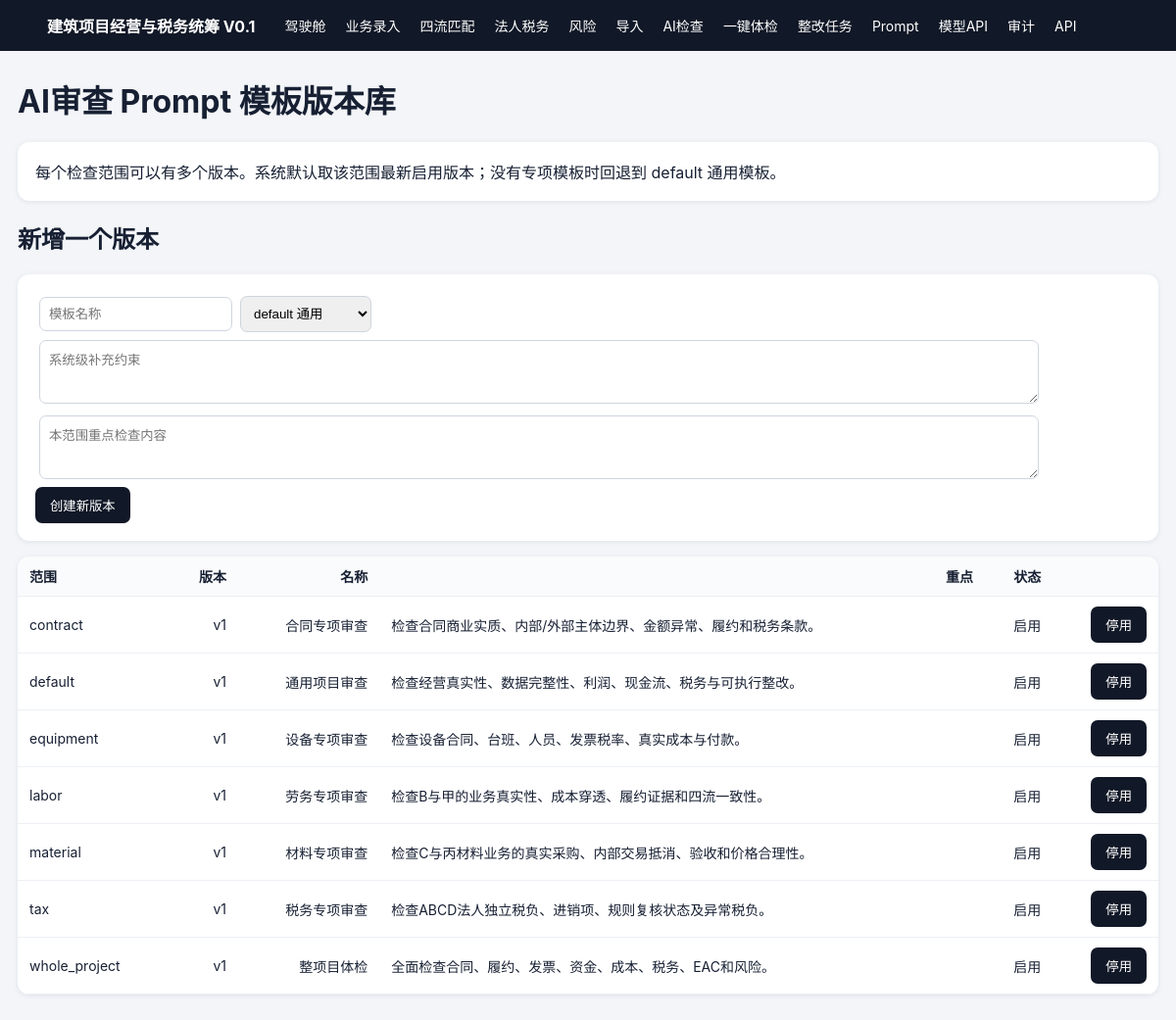
/ai-prompts, run on the app's committed database.
### app/models.py (models this page shows)
class AIPromptTemplate(Base):
    __tablename__="ai_prompt_templates"
    id:Mapped[int]=mapped_column(primary_key=True)
    name:Mapped[str]=mapped_column(String(100),index=True)
    scope:Mapped[str]=mapped_column(String(40),index=True)
    version:Mapped[int]=mapped_column(Integer,default=1)
    system_addendum:Mapped[str]=mapped_column(Text,default="")
    review_focus:Mapped[str]=mapped_column(Text,default="")
    enabled:Mapped[bool]=mapped_column(Boolean,default=True,index=True)
    created_at:Mapped[str]=mapped_column(String(30),default="")

### app/main.py (the view)
@app.get("/ai-prompts",response_class=HTMLResponse)
def ai_prompts(r:Request):
    db=SessionLocal(); rows=db.execute(select(AIPromptTemplate).order_by(AIPromptTemplate.scope,AIPromptTemplate.version.desc())).scalars().all(); db.close()
    return t.TemplateResponse(r, "ai_prompts.html", {"rows":rows, "scopes":SCOPES})

### app/templates/ai_prompts.html
{% extends 'base.html' %}{% block body %}
<h1>AI审查 Prompt 模板版本库</h1><div class="panel">每个检查范围可以有多个版本。系统默认取该范围最新启用版本；没有专项模板时回退到 default 通用模板。</div>
<h2>新增一个版本</h2><form method="post" action="/ai-prompts"><input name="name" placeholder="模板名称"><select name="scope"><option value="default">default 通用</option>{% for code,name in scopes.items() %}<option value="{{code}}">{{name}}</option>{% endfor %}</select><br><textarea name="system_addendum" rows="3" style="width:min(1000px,96%)" placeholder="系统级补充约束"></textarea><br><textarea name="review_focus" rows="3" style="width:min(1000px,96%)" placeholder="本范围重点检查内容"></textarea><br><button>创建新版本</button></form>
<table><tr><th>范围</th><th>版本</th><th>名称</th><th>重点</th><th>状态</th><th></th></tr>{% for x in rows %}<tr><td>{{x.scope}}</td><td>v{{x.version}}</td><td>{{x.name}}</td><td style="text-align:left">{{x.review_focus}}</td><td>{{'启用' if x.enabled else '停用'}}</td><td><form method="post" action="/ai-prompts/{{x.id}}/toggle" style="box-shadow:none;padding:0;margin:0"><button>{{'停用' if x.enabled else '启用'}}</button></form></td></tr>{% endfor %}</table>
{% endblock %}

### app/templates/base.html (style rules this page uses)
body { font-family:-apple-system,BlinkMacSystemFont,"PingFang SC",sans-serif;margin:0;background:#f3f5f8;color:#172033 }
.card,table,.panel,form { background:white;border-radius:12px;box-shadow:0 1px 5px #dde1e8 }
.panel,form { padding:18px;margin:16px 0 }
table { width:100%;border-collapse:collapse;margin:16px 0;overflow:hidden }
th,td { padding:10px 12px;border-bottom:1px solid #edf0f4;text-align:right;font-size:14px }
th:first-child,td:first-child { text-align:left }
th { background:#fafbfc }
input,select,textarea { padding:9px;margin:4px;border:1px solid #cfd5df;border-radius:7px;max-width:100% }
button { padding:9px 15px;background:#111827;color:white;border:0;border-radius:7px }

### data on the page
AIPromptTemplate: scope "contract", version "1", name "合同专项审查", review_focus "检查合同商业实质、内部/外部主体边界、金额异常、履约和税务条款。", enabled "启用", enabled "停用"
AIPromptTemplate: scope "default", version "1", name "通用项目审查", review_focus "检查经营真实性、数据完整性、利润、现金流、税务与可执行整改。", enabled "启用", enabled "停用"
AIPromptTemplate: scope "equipment", version "1", name "设备专项审查", review_focus "检查设备合同、台班、人员、发票税率、真实成本与付款。", enabled "启用", enabled "停用"
AIPromptTemplate: scope "labor", version "1", name "劳务专项审查", review_focus "检查B与甲的业务真实性、成本穿透、履约证据和四流一致性。", enabled "启用", enabled "停用"
AIPromptTemplate: scope "material", version "1", name "材料专项审查", review_focus "检查C与丙材料业务的真实采购、内部交易抵消、验收和价格合理性。", enabled "启用", enabled "停用"
AIPromptTemplate: scope "tax", version "1", name "税务专项审查", review_focus "检查ABCD法人独立税负、进销项、规则复核状态及异常税负。", enabled "启用", enabled "停用"
AIPromptTemplate: scope "whole_project", version "1", name "整项目体检", review_focus "全面检查合同、履约、发票、资金、成本、税务、EAC和风险。", enabled "启用", enabled "停用"
